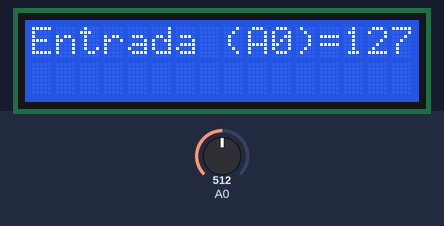
Simulated run of this sketch. Board: Arduino Uno, built with avr-gcc and run on an emulated ATmega328P. Parts: 16×2 character LCD. The inputs (shaded band) are chosen by the test bench; at power-on: A0 = 512.

Above: at 1.27 s.
1.3 s: A0 set to 716
At 1.53 s:
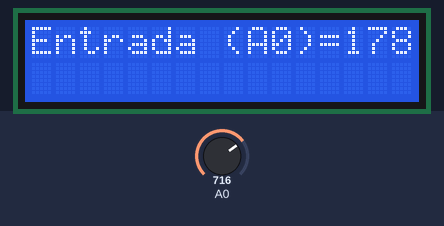
4.3 s: A0 set to 900
At 4.57 s:
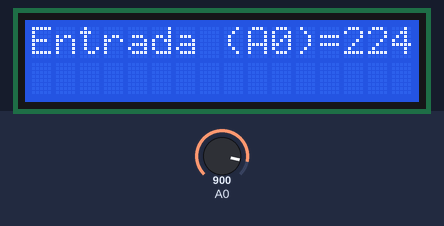
5.8 s: A0 set to 1023
At 6.35 s:
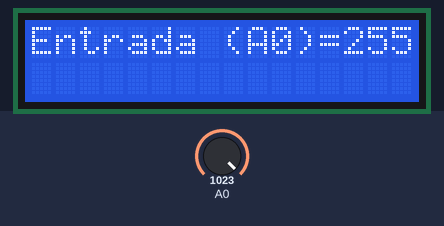
Timing chart, 0 to 8.8 s (numbered marks = the images above; inputs shaded):
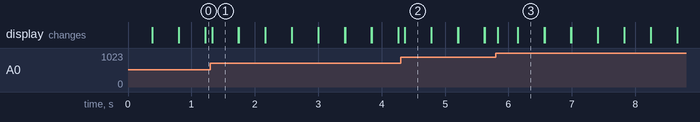

The sketch:

LCD_3.ino
```cpp
#include <LiquidCrystal.h>
LiquidCrystal lcd(7, 8, 9, 10, 11, 12);
/* lcd--> Nombre del objeto LiquidCrystal pin arduino 7 --> RS (pin 4 LCD)
  pin arduino 8 --> EN (pin 6 LCD)
  pin arduino 9 --> D4 (pin 11 LCD)
  pin arduino 10 --> D5 (pin 12 LCD)
  pin arduino 11 --> D6 (pin 13 LCD)
  pin arduino 12 --> D7 (pin 14 LCD)
  RW --> GND (PIN 5 LCD)*/
int valorSensor = 0;

void setup() {
  lcd.begin(16, 2);
  lcd.print("Hola a todos");
}

void loop() {
  lcd.setCursor(0, 0);
  lcd.write("Entrada (A0)=");
  valorSensor = analogRead(A0);
  valorSensor = map(valorSensor, 0, 1023, 0, 255);
  lcd.setCursor(13, 0);
  lcd.print(valorSensor);
  delay(100);
  lcd.clear();
}
```

Measured:
- after the input at 1.3 s, the display: changes at once (image 1)
- after the input at 4.3 s, the display: changes after 0.07 s (image 2)
- after the input at 5.8 s, the display: changes at once (image 3)
- what the display in image 1 shows lasts 0.4 s, from 1.3 s to 1.7 s
